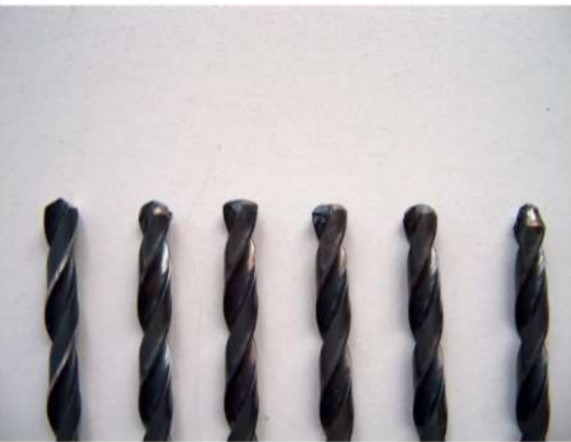
#> input picture grtpython/matkap.jpg, 571 x 442 px
$ python koralasyon.py
#> lines starting #> are read from the running program, lines starting #| are printed output that depends on the picture
import cv2
import numpy as np
import matplotlib.pyplot as plt

# Görsellerin gri tonlamalı olarak okunması
main_image = cv2.imread('matkap.jpg', cv2.IMREAD_GRAYSCALE)  # Ana görüntü
#> main_image: shape (442, 571); min 0, max 255, mean 178.9
drill_tip_image = cv2.imread('saglam_matkap.jpg', cv2.IMREAD_GRAYSCALE)  # Şablon görüntü (matkap ucu)
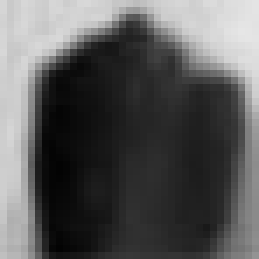
#> input picture grtpython/saglam_matkap.jpg, 37 x 37 px (shown 7 times larger)
#> drill_tip_image is the input picture: shape (37, 37); min 3, max 230, mean 89.4

# Normalleştirilmiş çapraz korelasyon işlemi (manuel hesaplama)
def normalized_cross_correlation(template, image):
    # Şablon ve ana görüntü boyutlarını al
    template_height, template_width = template.shape
#> template_height = 37; template_width = 37
    image_height, image_width = image.shape
#> image_height = 442; image_width = 571

    # Çıkış korelasyon matrisi oluştur
    correlation_matrix = np.zeros((image_height - template_height + 1, image_width - template_width + 1))

    # Şablonun ortalamasını ve standart sapmasını hesapla
    template_mean = np.mean(template)
#> template_mean = 89.43
    template_std = np.std(template)
#> template_std = 75.62

    # Şablonu normalize et
    normalized_template = (template - template_mean) / template_std
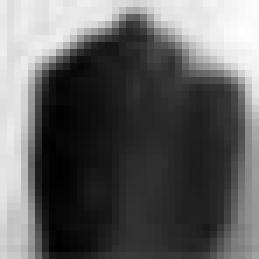
#> normalized_template: shape (37, 37) float64 (shown 7 times larger); min -1.14, max 1.86, mean -4.15e-17; drawn with min black and max white

    # Görüntü üzerinde her bir konum için çapraz korelasyonu hesapla
    for i in range(correlation_matrix.shape[0]):
        for j in range(correlation_matrix.shape[1]):
            # Şablon boyutunda bir bölge seç
            region = image[i:i + template_height, j:j + template_width]
            # Bölgenin ortalama ve standart sapmasını hesapla
            region_mean = np.mean(region)
            region_std = np.std(region)

            # Eğer bölgenin standart sapması sıfır değilse, normalize et ve korelasyonu hesapla
            if region_std != 0:
                normalized_region = (region - region_mean) / region_std
                correlation_matrix[i, j] = np.sum(normalized_template * normalized_region)
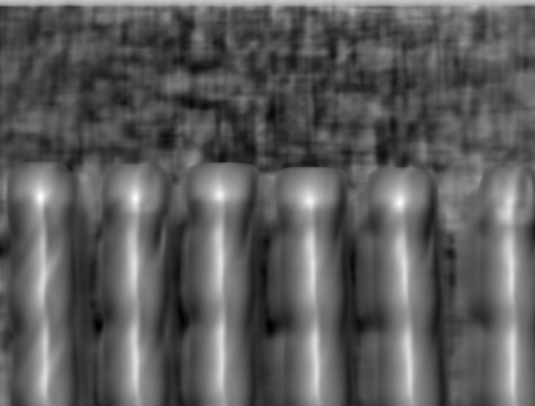
#> correlation_matrix: shape (406, 535) float64; min -888.4, max 1319, mean -91.1; drawn with min black and max white
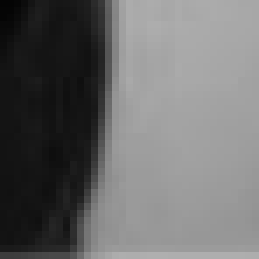
#> region: shape (37, 37) (shown 7 times larger); min 4, max 175, mean 107

    return correlation_matrix

# Şablon ile ana görüntü arasındaki çapraz korelasyonu hesapla
correlation_result = normalized_cross_correlation(drill_tip_image, main_image)

# Korelasyon sonucunda en yüksek değeri ve konumunu bul
max_correlation = np.max(correlation_result)
#> max_correlation = 1319
max_index = np.unravel_index(np.argmax(correlation_result), correlation_result.shape)
#> max_index = (197, 40)
top_y, top_x = max_index
#> top_y = 197; top_x = 40

# Şablonun ana görüntüdeki konumunu belirle
drill_tip_height, drill_tip_width = drill_tip_image.shape
#> drill_tip_height = 37; drill_tip_width = 37
top_left_x = top_x
#> top_left_x = 40
top_left_y = top_y
#> top_left_y = 197

# Ana görüntü üzerine tespit edilen bölgeyi dikdörtgenle çiz
plt.figure()
plt.imshow(main_image, cmap='gray')
plt.title('Sağlam Matkap Ucu Tespit Edildi')
plt.axis('off')
rectangle = plt.Rectangle((top_left_x, top_left_y), drill_tip_width, drill_tip_height, edgecolor='r', linewidth=2, fill=False)
plt.gca().add_patch(rectangle)
plt.show()
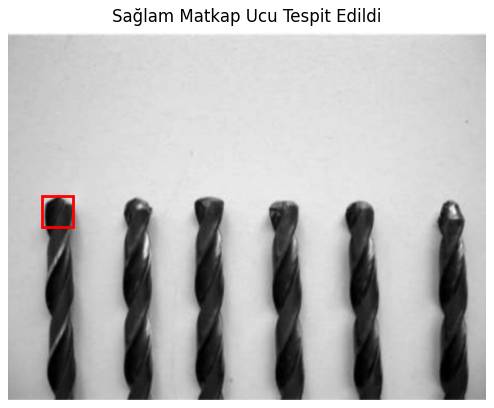
#> figure drawn by matplotlib, 1 panel

# Tespit edilen sonuçları yazdır
print(f"En yüksek korelasyon değeri: {max_correlation:.2f}")
#| En yüksek korelasyon değeri: 1319.00
print(f"Matkap ucu sol üst köşesi: (X: {top_left_x}, Y: {top_left_y})")
#| Matkap ucu sol üst köşesi: (X: 40, Y: 197)
